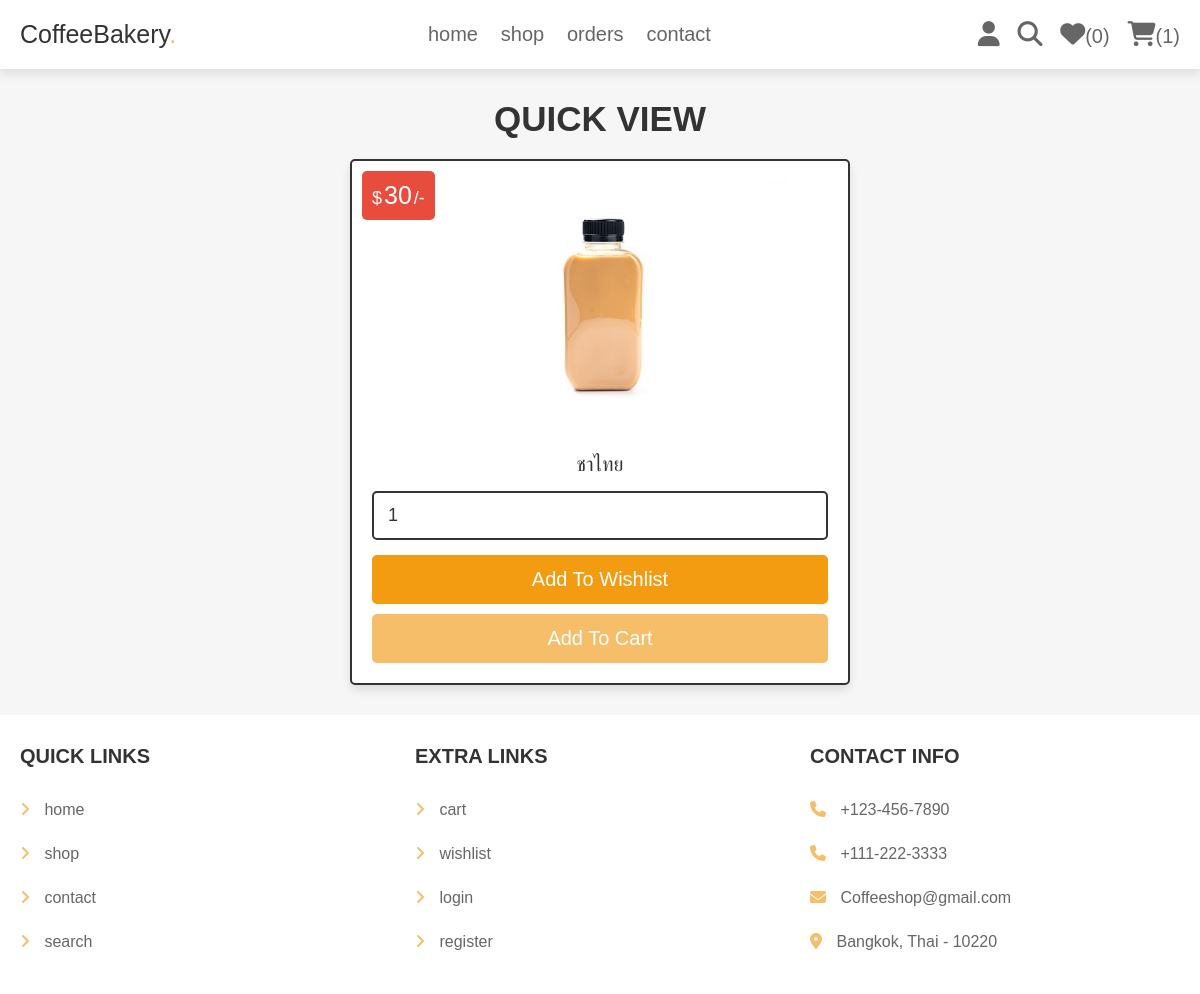
Page /view_page.php?pid=31 (signed in) on the committed database.
### tables this page shows
CREATE TABLE `products` (
  `id` int(100) NOT NULL,
  `name` varchar(100) NOT NULL,
  `details` varchar(500) NOT NULL,
  `price` int(100) NOT NULL,
  `image` varchar(100) NOT NULL,
  `cost` int(100) NOT NULL
);

### view_page.php (the view, shortened to what this page needs)
<?php
@include 'config.php';
?>
<!DOCTYPE html>
<html lang="en">
<head>
   <link rel="stylesheet" href="https://cdnjs.cloudflare.com/ajax/libs/font-awesome/6.1.1/css/all.min.css">
   <link rel="stylesheet" href="css/style.css">
</head>
<body>
<?php include 'header.php'; ?>
<section class="quick-view">
   <h1 class="title">quick view</h1>
   <?php
      $pid = $_GET['pid'];
      $select_products = $conn->prepare("SELECT * FROM `products` WHERE id = ?");
      $select_products->execute([$pid]);
      if($select_products->rowCount() > 0){
         while($fetch_products = $select_products->fetch(PDO::FETCH_ASSOC)){
   ?>
   <form action="" class="box" method="POST">
      <div class="price">$<span><?= $fetch_products['price']; ?></span>/-</div>
      <img src="uploaded_img/<?= $fetch_products['image']; ?>" alt="">
      <div class="name"><?= $fetch_products['name']; ?></div>
      <input type="number" min="1" value="1" name="p_qty" class="qty">
      <input type="submit" value="add to wishlist" class="option-btn" name="add_to_wishlist">
      <input type="submit" value="add to cart" class="btn" name="add_to_cart">
   </form>
   <?php
         }
      }else{
         echo '<p class="empty">no products added yet!</p>';
      }
   ?>
</section>
<?php include 'footer.php'; ?>
</body>
</html>

### css/style.css (style rules this page uses)
.quick-view .box { max-width: 50rem; padding:2rem; text-align: center; border:var(--border); background-color: var(--white); box-shadow: var(--box-shadow); border-radius: .5rem; position: relative; margin:0 auto; }
.quick-view .box img { height: 25rem; margin-bottom: 1rem; }
.quick-view .box .price { position: absolute; top:1rem; left:1rem; padding:1rem; border-radius: .5rem; background-color: var(--red); font-size: 1.8rem; color:var(--white); }
.quick-view .box .price span { font-size: 2.5rem; color:var(--white); margin:0 .2rem; }
.quick-view .box .qty { margin:.5rem 0; border-radius: .5rem; padding:1.2rem 1.4rem; font-size: 1.8rem; color:var(--black); border:var(--border); width: 100%; }
.quick-view .box .name { font-size: 2rem; color:var(--black); padding:1rem 0; }

### css/components.css (style rules this page uses)
:root { ---green: rgb(247, 190, 105); --orange:#f39c12; --red:#e74c3c; --black:#333; --light-color:#666; --white:#fff; --light-bg:#f6f6f6; --border:.2rem solid var(--black); --box-shadow:0 .5rem 1rem rgba(0,0,0,.1); }
* { font-family: 'Rubik', sans-serif; margin:0; padding:0; box-sizing: border-box; outline: none; border:none; text-decoration: none; color:var(--black); }
body { background-color: var(--light-bg); }
html { font-size: 62.5%; overflow-x: hidden; scroll-behavior: smooth; scroll-padding-top: 6.5rem; }
section { padding:3rem 2rem; max-width: 1200px; margin:0 auto; }
.btn, .delete-btn, .option-btn { display: block; width: 100%; margin-top: 1rem; border-radius: .5rem; color:var(--white); font-size: 2rem; padding:1.3rem 3rem; text-transform: capitalize; cursor: pointer; text-align: center; }
.btn { background-color:rgb(247, 190, 105); }
.option-btn { background-color: var(--orange); }
.title { text-align: center; margin-bottom: 2rem; text-transform: uppercase; color:var(--black); font-size: 3.5rem; }

### rows in the picture
products: price "30", image (picture), name "ชาไทย"

### other values in the picture
$count_wishlist_items->rowCount() "0"
$count_cart_items->rowCount() "1"
